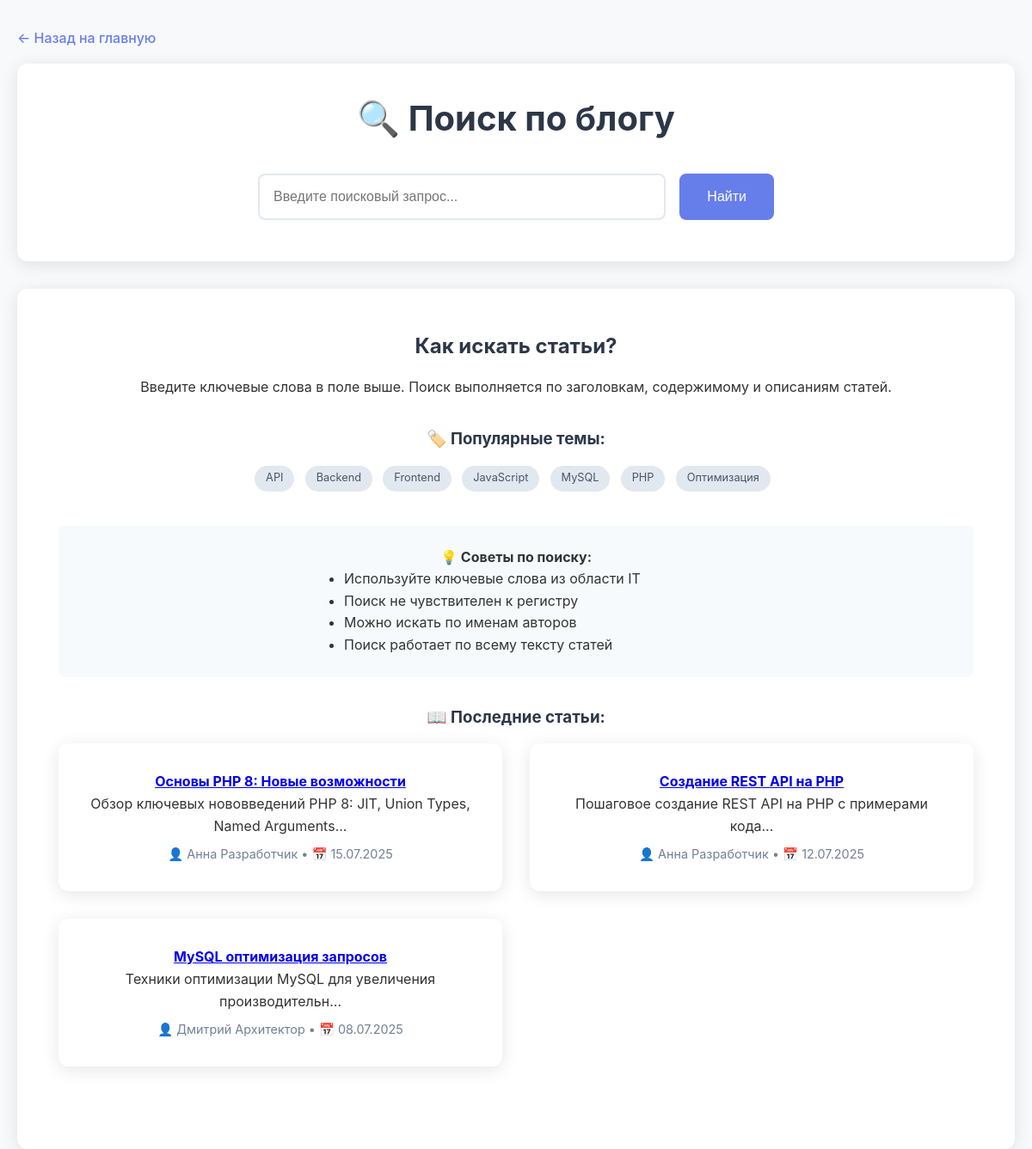
Screenshot of /search.php with the database file from the repository.
### tables this page shows
CREATE TABLE articles (
    id INT PRIMARY KEY AUTO_INCREMENT,
    title VARCHAR(255) NOT NULL,
    slug VARCHAR(255) UNIQUE,
    content TEXT NOT NULL,
    excerpt TEXT,
    author_id INT NOT NULL,
    category_id INT NOT NULL,
    reading_time INT DEFAULT 5,
    views INT DEFAULT 0,
    status ENUM('draft', 'published') DEFAULT 'published',
    published_at DATE,
    created_at TIMESTAMP DEFAULT CURRENT_TIMESTAMP,
    updated_at TIMESTAMP DEFAULT CURRENT_TIMESTAMP ON UPDATE CURRENT_TIMESTAMP,
    
     
    FOREIGN KEY (author_id) REFERENCES users(id) ON DELETE CASCADE,
    FOREIGN KEY (category_id) REFERENCES categories(id) ON DELETE CASCADE,
    
     
    INDEX idx_author (author_id),
    INDEX idx_category (category_id),
    INDEX idx_status (status),
    INDEX idx_published (published_at),
    INDEX idx_views (views),
    
     
    FULLTEXT KEY ft_search (title, content, excerpt)
);

CREATE TABLE users (
    id INT PRIMARY KEY AUTO_INCREMENT,
    name VARCHAR(100) NOT NULL,
    email VARCHAR(150) UNIQUE NOT NULL,
    bio TEXT,
    created_at TIMESTAMP DEFAULT CURRENT_TIMESTAMP,
    updated_at TIMESTAMP DEFAULT CURRENT_TIMESTAMP ON UPDATE CURRENT_TIMESTAMP
);

### functions.php (called while the page is built, shortened)
<?php
function formatDate($date) {
    return date('d.m.Y', strtotime($date));
}
function getArticleTags($articleId) {
    try {
        $pdo = getDatabaseConnection();
        $stmt = $pdo->prepare("
            SELECT t.name
            FROM tags t
            JOIN article_tags at ON t.id = at.tag_id
            WHERE at.article_id = ?
            ORDER BY t.name
        ");
        $stmt->execute([$articleId]);
        return $stmt->fetchAll(PDO::FETCH_COLUMN);
    } catch (PDOException $e) {
        error_log("Error getting article tags: " . $e->getMessage());
        return [];
    }
}
function getAllTags() {
    try {
        $pdo = getDatabaseConnection();
        $stmt = $pdo->query("SELECT name FROM tags ORDER BY name");
        return $stmt->fetchAll(PDO::FETCH_COLUMN);
    } catch (PDOException $e) {
        error_log("Error getting all tags: " . $e->getMessage());
        return [];
    }
}
function getAllArticles($limit = null, $offset = 0) {
    try {
        $pdo = getDatabaseConnection();
        $sql = "
            SELECT
                a.*,
                u.name as author_name,
                u.email as author_email,
                c.name as category_name
            FROM articles a
            JOIN users u ON a.author_id = u.id
            JOIN categories c ON a.category_id = c.id
            WHERE a.status = 'published'
            ORDER BY a.published_at DESC, a.created_at DESC
        ";
        if ($limit) {
            $sql .= " LIMIT $limit OFFSET $offset";
        }
        $stmt = $pdo->query($sql);
        $articles = $stmt->fetchAll();
        foreach ($articles as &$article) {
            $article['author'] = [
                'name' => $article['author_name'],
                'email' => $article['author_email']
            ];
            $article['category'] = $article['category_name'];
            $article['tags'] = getArticleTags($article['id']);
        }
        return $articles;
    } catch (PDOException $e) {
        error_log("Error getting all articles: " . $e->getMessage());
        return [];
    }
}
function searchArticles($query) {
    if (empty(trim($query))) {
        return getAllArticles();
    }
}
function getRecentArticles($limit = 5) {
    return getAllArticles($limit);
}
?>

### search.php (the view, shortened to what this page needs)
<?php
require_once 'functions.php';
$query = isset($_GET['q']) ? trim($_GET['q']) : '';
$searchResults = searchArticles($query);
$totalResults = count($searchResults);
$allTags = getAllTags();
?>
<!DOCTYPE html>
<html lang="ru">
<head>
    <link rel="stylesheet" href="style.css">
</head>
<body>
    <div class="container">
        <nav class="breadcrumb">
            <a href="index.php">← Назад на главную</a>
        </nav>
        <header class="search-header">
            <h1>🔍 Поиск по блогу</h1>
            <form method="GET" class="search-form">
                <input
                    type="text"
                    name="q"
                    class="search-input"
                    placeholder="Введите поисковый запрос..."
                    value="<?php echo htmlspecialchars($query) ?>"
                    autofocus
                >
                <button type="submit" class="search-btn">Найти</button>
            </form>
        </header>
        <main class="search-results">
            <?php if ($query): ?>
                <div class="results-info">
                    <h2>Результаты поиска</h2>
                    <p>
                        <?php if ($totalResults > 0): ?>
                            Найдено <strong><?php echo $totalResults ?></strong>
                            <?php
                            if ($totalResults == 1) {
                                echo 'статья';
                            } elseif ($totalResults >= 2 && $totalResults <= 4) {
                                echo 'статьи';
                            } else {
                                echo 'статей';
                            }
                            ?>
                            по запросу "<strong><?php echo htmlspecialchars($query) ?></strong>"
                        <?php else: ?>
                            По запросу "<strong><?php echo htmlspecialchars($query) ?></strong>" ничего не найдено
                        <?php endif; ?>
                    </p>
                </div>
                <?php if ($totalResults > 0): ?>
                    <div class="results-grid">
                        <?php foreach ($searchResults as $article): ?>
                        <article class="result-card">
                            <h3 class="result-title">
                                <a href="article.php?id=<?php echo $article['id'] ?>">
                                    <?php echo htmlspecialchars($article['title']) ?>
                                </a>
                            </h3>
                            <p class="result-excerpt">
                                <?php echo htmlspecialchars($article['excerpt']) ?>
                            </p>
                            <div class="result-meta">
                                <span>👤 <?php echo htmlspecialchars($article['author']['name']) ?></span>
                                <span>📁 <?php echo htmlspecialchars($article['category']) ?></span>
                                <span>📅 <?php echo formatDate($article['date']) ?></span>
                                <span>👁️ <?php echo formatViews($article['views']) ?></span>
                                <span>⏱️ <?php echo $article['reading_time'] ?> мин</span>
                            </div>
                            <div class="result-tags">
                                <?php echo renderTags($article['tags']) ?>
                            </div>
                        </article>
                        <?php endforeach; ?>
                    </div>
                <?php else: ?>
                    <div class="no-results">
                        <h3>😔 К сожалению, ничего не найдено</h3>
                        <p>Попробуйте:</p>
                        <ul>
                            <li>Проверить правильность написания</li>
                            <li>Использовать более общие термины</li>
                            <li>Попробовать другие ключевые слова</li>
                        </ul>
                        <?php if (!empty($allTags)): ?>
                        <h4>💡 Попробуйте поискать по тегам:</h4>
                        <div class="popular-tags" style="margin: 1rem 0;">
                            <?php foreach (array_slice($allTags, 0, 10) as $tag): ?>
                            <a href="?q=<?php echo urlencode($tag) ?>" class="tag"><?php echo htmlspecialchars($tag) ?></a>
                            <?php endforeach; ?>
                        </div>
                        <?php endif; ?>
                        <a href="index.php" class="btn" style="margin-top: 1rem;">📚 Посмотреть все статьи</a>
                    </div>
                <?php endif; ?>
            <?php else: ?>
                <div class="search-help">
                    <h2>Как искать статьи?</h2>
                    <p>Введите ключевые слова в поле выше. Поиск выполняется по заголовкам, содержимому и описаниям статей.</p>
                    <?php if (!empty($allTags)): ?>
                    <h3>🏷️ Популярные темы:</h3>
                    <div class="popular-tags">
                        <?php foreach ($allTags as $tag): ?>
                        <a href="?q=<?php echo urlencode($tag) ?>" class="tag"><?php echo htmlspecialchars($tag) ?></a>
                        <?php endforeach; ?>
                    </div>
                    <?php endif; ?>
                    <div style="margin-top: 2rem; padding: 1.5rem; background: #f7fafc; border-radius: 8px;">
                        <h4>💡 Советы по поиску:</h4>
                        <ul style="text-align: left; max-width: 400px; margin: 0 auto;">
                            <li>Используйте ключевые слова из области IT</li>
                            <li>Поиск не чувствителен к регистру</li>
                            <li>Можно искать по именам авторов</li>
                            <li>Поиск работает по всему тексту статей</li>
                        </ul>
                    </div>
                    <?php
                    $recentArticles = getRecentArticles(3);
                    if (!empty($recentArticles)):
                    ?>
                    <h3 style="margin-top: 2rem;">📖 Последние статьи:</h3>
                    <div class="articles-grid" style="margin-top: 1rem;">
                        <?php foreach ($recentArticles as $article): ?>
                        <article class="article-card">
                            <h4>
                                <a href="article.php?id=<?php echo $article['id'] ?>">
                                    <?php echo htmlspecialchars($article['title']) ?>
                                </a>
                            </h4>
                            <p><?php echo htmlspecialchars(substr($article['excerpt'], 0, 100)) ?>...</p>
                            <div style="font-size: 0.9rem; color: #718096; margin-top: 0.5rem;">
                                👤 <?php echo htmlspecialchars($article['author']['name']) ?> •
                                📅 <?php echo formatDate($article['date']) ?>
                            </div>
                        </article>
                        <?php endforeach; ?>
                    </div>
                    <?php endif; ?>
                </div>
            <?php endif; ?>
        </main>
    </div>
</body>
</html>

### style.css (style rules this page uses)
* { margin: 0; padding: 0; box-sizing: border-box; }
body { font-family: -apple-system, BlinkMacSystemFont, 'Segoe UI', system-ui, sans-serif; line-height: 1.6; color: #333; background: #f8f9fa; }
.container { max-width: 1200px; margin: 0 auto; padding: 0 20px; }
header { background: linear-gradient(135deg, #667eea 0%, #764ba2 100%); color: white; padding: 3rem 0; text-align: center; }
header h1 { font-size: 2.5rem; margin-bottom: 0.5rem; }
.breadcrumb { margin: 2rem 0 1rem; }
.breadcrumb a { color: #667eea; text-decoration: none; font-weight: 500; }
.search-form { display: flex; gap: 1rem; max-width: 600px; margin: 0 auto 1rem; }
.search-input { flex: 1; padding: 1rem; border: 2px solid #e2e8f0; border-radius: 8px; font-size: 1rem; }
.search-btn { padding: 1rem 2rem; background: #667eea; color: white; border: none; border-radius: 8px; cursor: pointer; font-size: 1rem; font-weight: 500; }
.articles-grid, .results-grid { display: grid; grid-template-columns: repeat(auto-fit, minmax(350px, 1fr)); gap: 2rem; margin-bottom: 3rem; }
.article-card, .result-card { background: white; border-radius: 12px; padding: 2rem; box-shadow: 0 4px 20px rgba(0,0,0,0.1); transition: transform 0.3s ease; }
.article-tags, .result-tags, .popular-tags { margin-bottom: 1rem; }
.tag { display: inline-block; background: #e2e8f0; color: #4a5568; padding: 0.3rem 0.8rem; border-radius: 20px; font-size: 0.8rem; margin-right: 0.5rem; margin-bottom: 0.5rem; text-decoration: none; transition: all 0.3s ease; }
.search-header { background: white; padding: 2rem; border-radius: 12px; box-shadow: 0 4px 20px rgba(0,0,0,0.1); margin-bottom: 2rem; text-align: center; }
.search-header h1 { color: #2d3748; margin-bottom: 2rem; }
.no-results, .search-help { background: white; padding: 3rem; border-radius: 12px; box-shadow: 0 4px 20px rgba(0,0,0,0.1); text-align: center; }
.no-results h3, .search-help h2 { color: #2d3748; margin-bottom: 1rem; }
.search-help h3 { color: #2d3748; margin: 2rem 0 1rem; }
.article-card, .result-card, .stat-item { animation: fadeIn 0.5s ease-out; }
.article-card:nth-child(2) { animation-delay: 0.1s; }
.article-card:nth-child(3) { animation-delay: 0.2s; }

### rows the page displays
articles: title "Основы PHP 8: Новые возможности", excerpt "Обзор ключевых нововведений PHP 8: JIT, Union Types, Named Arguments", name "Анна Разработчик", published_at "15.07.2025"
articles: title "Создание REST API на PHP", excerpt "Пошаговое создание REST API на PHP с примерами кода", name "Анна Разработчик", published_at "12.07.2025"
articles: title "MySQL оптимизация запросов", excerpt "Техники оптимизации MySQL для увеличения производительн", author.name "Дмитрий Архитектор", published_at "08.07.2025"

### other values shown
$tag "API"
$tag "Backend"
$tag "Frontend"
$tag "JavaScript"
$tag "MySQL"
$tag "PHP"
$tag "Оптимизация"
